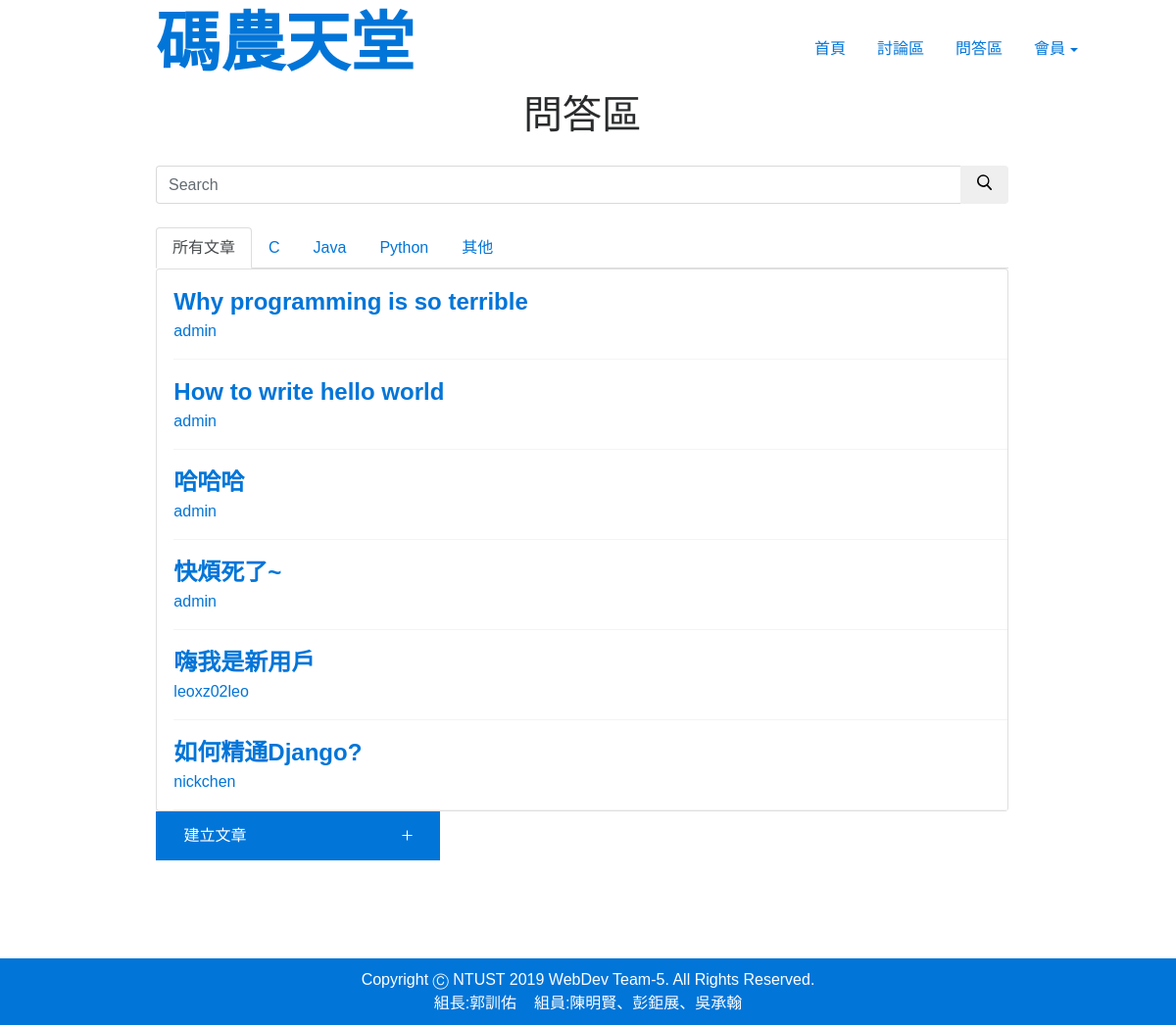
Page /QA/ on the earlier database version.
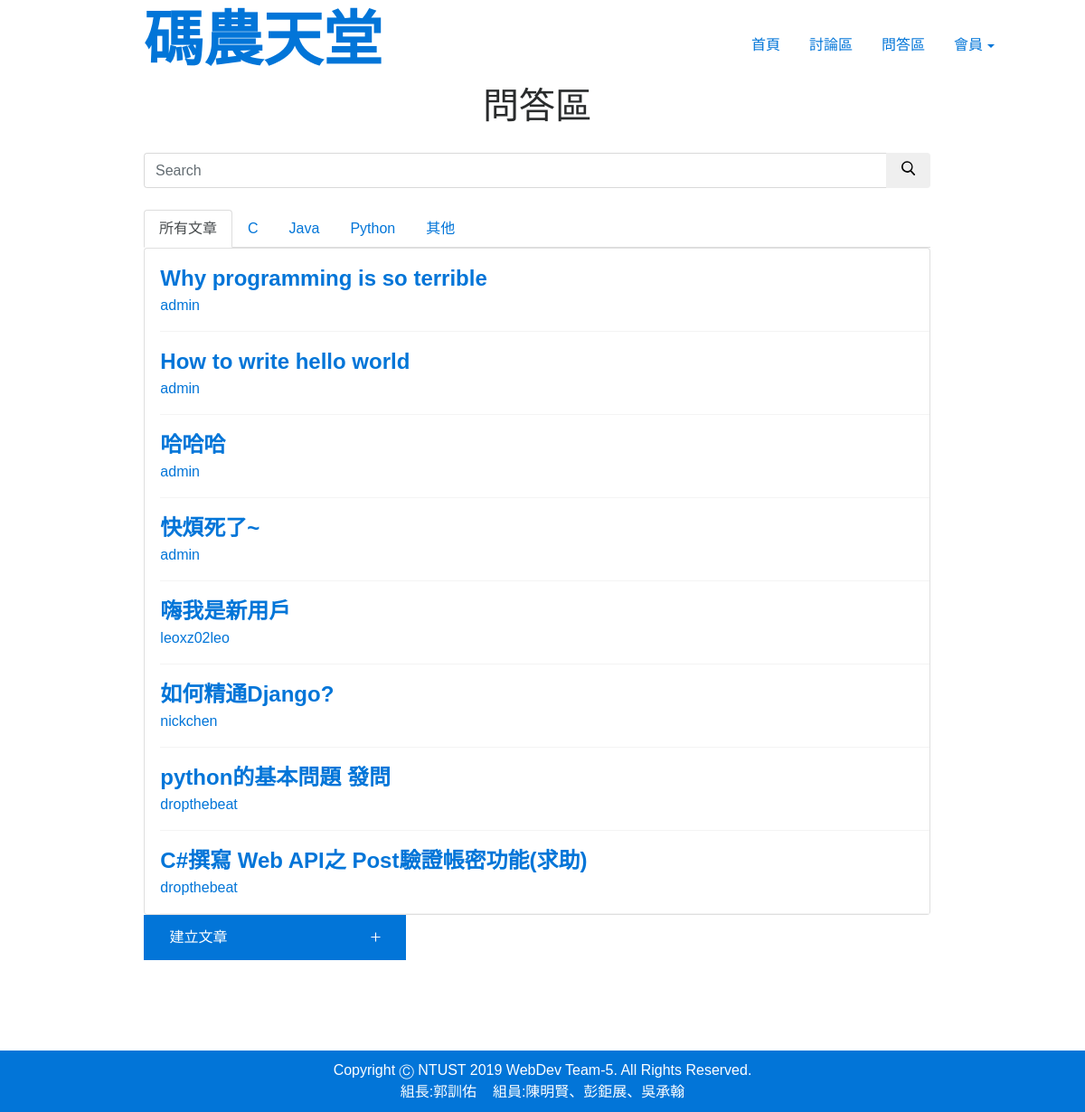
Same page on the later database version.
### QA/models.py (models this page shows, shortened)
class Question(models.Model):
    title = models.CharField(max_length=225)
    body = RichTextField()
    questionType = models.ForeignKey(QuestionType,on_delete=models.CASCADE)
    postedUser = models.ForeignKey(User,on_delete=models.CASCADE)

### QA/views.py (the view, shortened to what this page needs)
def index(request):
    datasAll = Question.objects.all()
    datasCPP = Question.objects.filter(questionType__name='C++')
    datasJava = Question.objects.filter(questionType__name='Java')
    datasPython = Question.objects.filter(questionType__name='Python')
    datasOther = Question.objects.filter(questionType__name='Other')
    query = request.GET.get('srch-term')
    context = {
        'title': 'QA',
        'datasAll': datasAll,
        'datasCPP': datasCPP,
        'datasJava': datasJava,
        'datasPython': datasPython,
        'datasOther': datasOther
    }
    return render(request, 'QA/index.html', context)

### QA/templates/QA/index.html (shortened to what this page needs)
{% extends 'main/layout.html' %}
{% block content %}
<form method="GET" class="col-md-9" id="div1">
    <h1 style="text-align: center; margin: 0 0 30px;">問答區</h1>
    <div class="input-group add-on">
        <input class="form-control" placeholder="Search" name="srch-term" id="srch-term" type="text">
        <div class="input-group-btn">
            <button class="btn btn-default" type="submit">
            </button>
        </div>
    </div>
    <br>
    <div >
        <ul class="nav nav-tabs">
            <li class="nav-item">
                <a class="nav-link active show" href="#tab1" data-toggle="tab">所有文章</a>
            </li>
            <li class="nav-item">
                <a class="nav-link" href="#tab2" data-toggle="tab">C</a>
            </li>
            <li class="nav-item">
                <a class="nav-link" href="#tab3" data-toggle="tab">Java</a>
            </li>
            <li class="nav-item">
                <a class="nav-link" href="#tab4" data-toggle="tab">Python</a>
            </li>
            <li class="nav-item">
                <a class="nav-link" href="#tab5" data-toggle="tab">其他</a>
            </li>
        </ul>
        <div class="tab-content">
            <div class="tab-pane active" id="panel-538244">
                <div class="card">
                    {% for data in datasAll%}
                        <div class="card-body">
                            <div class="list">
                                <p class="card-text">
                                    <div class="title">
                                        <a  href="/QA/detail/{{data.id}}">{{data.title}}</a>
                                    </div>
                                    <div>
                                        <a href="/users/profile/{{data.postedUser.username}}">{{data.postedUser}}</a>
                                    </div>
                                </p>
                            </div>
                        </div>
                    {% endfor %}
                </div>
            </div>
        </div>
        <button class="btn btn-primary create-post style-jvp6q3ta" type="button" style="width: 290px;height: 50px; position: relative; left: 0%"  onclick="location.href='/QA/create'">
            <div style="position: relative; left: -30%; text-align: right;display: inline-block;">建立文章</div>
        </button>
    </div>
</form>
{% endblock content %}

Differences in the rows shown:
added Question: title "python的基本問題 發問", postedUser "dropthebeat"
added Question: title "C#撰寫 Web API之 Post驗證帳密功能(求助)", postedUser "dropthebeat"
